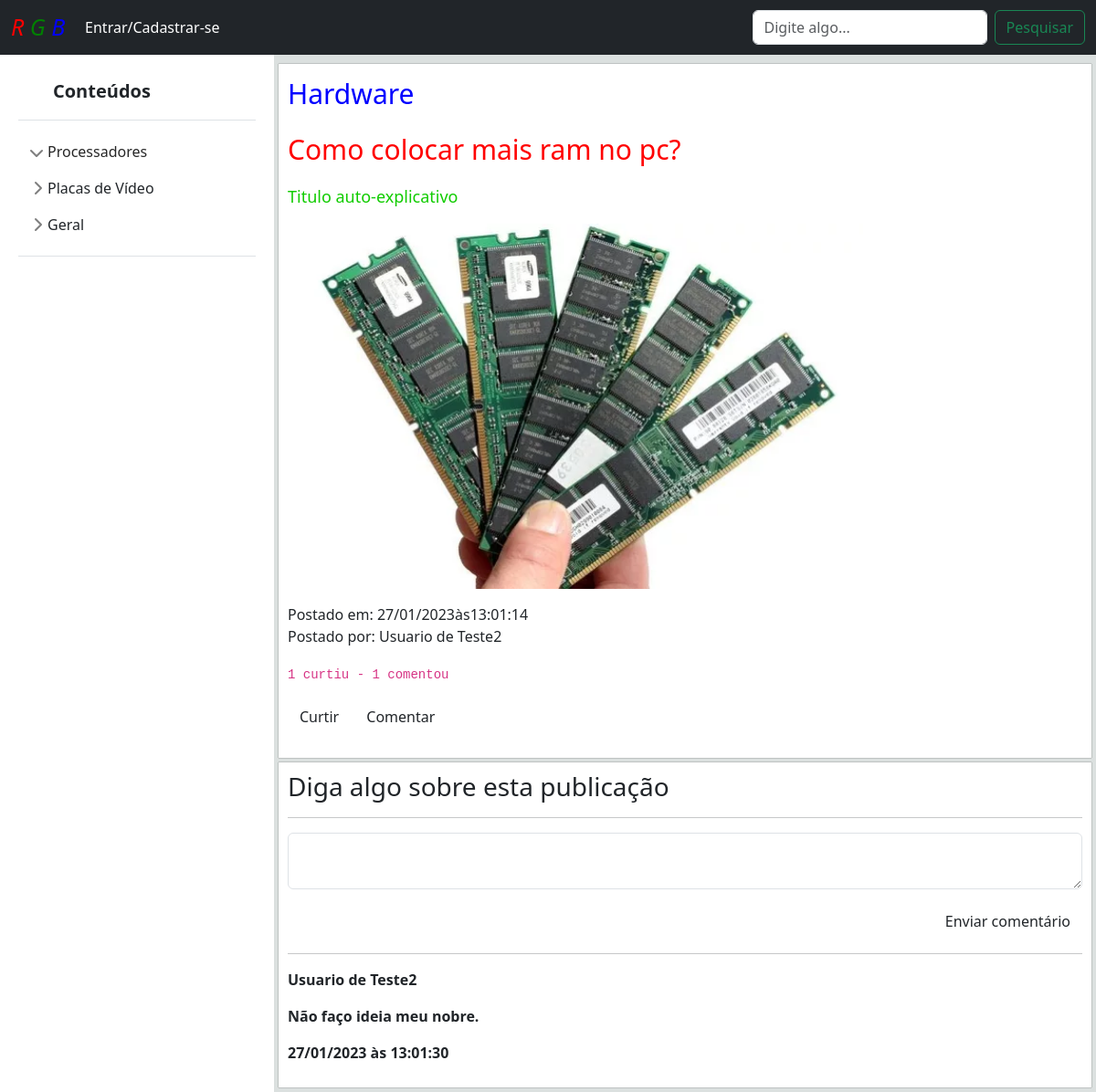
The app's page /?pagina=posts&id=42 with its own data.
### tables this page shows
CREATE TABLE `posts` (
  `id` int(20) NOT NULL,
  `titulo` varchar(200) NOT NULL,
  `descricao` text NOT NULL,
  `imagem` varchar(200) DEFAULT NULL,
  `data` varchar(200) DEFAULT NULL,
  `hora` varchar(200) DEFAULT NULL,
  `postador` varchar(200) DEFAULT NULL,
  `topico` varchar(50) DEFAULT NULL
);

CREATE TABLE `usuarios` (
  `id` int(11) NOT NULL,
  `nome` varchar(140) DEFAULT NULL,
  `email` varchar(140) NOT NULL,
  `senha` varchar(16) NOT NULL
);

CREATE TABLE `comentarios` (
  `id` int(20) NOT NULL,
  `id_post` int(100) NOT NULL,
  `nome` varchar(200) NOT NULL,
  `comentario` varchar(500) NOT NULL,
  `data` varchar(200) NOT NULL,
  `hora` varchar(200) NOT NULL
);

### paginas/posts.php (the view, shortened to what this page needs)
<div class="well well-sm">
<?php
include_once 'conexao.php';
 $idPost = $_GET['id'];
 $seleciona = mysqli_query($mysqli, "SELECT * FROM posts WHERE id = '$idPost'");
 $conta = mysqli_num_rows($seleciona);
 if($conta <= 0){
    echo"Post não encontrado";
 }else{
    while($row = mysqli_fetch_array($seleciona)){
        $id = $row['id'];
        $titulo = $row['titulo'];
        $descricao = $row['descricao'];
        $imagem = $row['imagem'];
        $data = $row['data'];
        $hora = $row['hora'];
        $postador = $row['postador'];
        $topico = $row['topico'];
        $sql = "SELECT * FROM usuarios WHERE nome = '$postador'";
        $query = mysqli_query($mysqli, $sql);
        $linha = mysqli_fetch_assoc($query);
        $selecionaCurtidas = mysqli_query($mysqli, "SELECT * FROM curtidas WHERE id_post = '$id'");
                $contaCurtidas = mysqli_num_rows($selecionaCurtidas);
                if($contaCurtidas == 1){
                    $contaCurtidas = $contaCurtidas." curtiu";
                }else if($contaCurtidas > 1){
                    $contaCurtidas = $contaCurtidas." curtiram";
                }
                $selecionaComentarios = mysqli_query($mysqli, "SELECT * FROM comentarios WHERE id_post = '$id'");
                $contaComentarios = mysqli_num_rows($selecionaComentarios);
                if($contaComentarios == 1){
                    $contaComentarios = $contaComentarios." comentou";
                }else if($contaComentarios > 1){
                    $contaComentarios = $contaComentarios." comentaram";
                }
?>
    <div id="panel" aling="left">
                <p><a href="?pagina=posts&id=<?php echo $id;?>" class="topico"><?php echo $topico;?></a></p>
                <p><a href="?pagina=posts&id=<?php echo $id;?>" class="titulo"><?php echo $titulo;?></a></p>
                <?php if($descricao != null){ ?><p class="descricao"><?php echo $descricao;?></p>
                    <?php } ?>
                <?php if($imagem != null){ ?><p><img src="<?php echo $imagem;?>" class="foto"/></p><?php } ?>
                <p><span class="glyphicon glyphicon-time" aria-hidden="true"></span> Postado em: <?php echo $data. "às".$hora;?></br>
                <span class="glyphicon glyphicon-user" aria-hidden="true"></span> Postado por: <?php echo $linha['nome']; ?></p>
                <p><code><span class="glyphicon glyphicon-thumbs-up" aria-hidden="true"></span> <?php echo $contaCurtidas;?> -
                <span class="glyphicon glyphicon-comment" aria-hidden="true"></span><?php echo $contaComentarios;?></code></p>
                <p><a href="?pagina=curtir&id=<?php echo $id;?>" class="btn btn-default">
                <span class="glyphicon glyphicon-thumbs-up"></span> Curtir</a>
                <a href="?pagina=post&id=<?php echo $id;?>" class="btn btn-default">
                <span class="glyphicon glyphicon-comment"></span> Comentar</a>
                </p>
            </div>
<?php }}?>
                </div>
<div id="panel" align="left">
    <h3>Diga algo sobre esta publicação</h3>
    <hr/>
    <form action="" method="POST" enctype="multipart/form-data">
        <p><textarea name="comentario" id="comentario" placeholder="Digite seu comentário" class="form form-control">
        </textarea></p>
        <p align="right"><input type="submit" value="Enviar comentário" class="btn btn-sucess"></p>
    </form>
    <hr>
    <?php
        $seleciona = mysqli_query($mysqli, "SELECT * FROM comentarios WHERE id_post = '$idPost' ORDER BY id DESC");
        $conta = mysqli_num_rows($seleciona);
        if($conta <= 0) {
            echo "Este post não possui comentários";
        } else {
            while
                ($row = mysqli_fetch_array($seleciona)) {
                    $nome = $row['nome'];
                    $comentario = $row['comentario'];
                    $data = $row['data'];
                    $hora = $row['hora'];
    ?>
        <div id="comentarios" class="well well-sm">
            <p><b><?php echo $nome;?></br></p>
            <p class="list-group-item"><?php echo $comentario;?></p>
            <p class="list-group-item"><span class="glyphicon-search" aria-hidden="true"></span>
            <?php echo $data. " às " . $hora;?></p>
        </div>
    <?php }
    } ?>
</div>

### css/style.css (style rules this page uses)
body { min-height: 100vh; min-height: -webkit-fill-available; }
html { height: -webkit-fill-available; }
* { margin: 0px; padding: 0px; }
#panel { margin-top: 5px; background-color: white; width: 100%; height: auto; padding: 10px; box-shadow: #333 0px 0px 1px; border-radius: 0px; }
.topico { font-size: 30px; color: blue; text-decoration: none; }
.titulo { font-size: 30px; color: red; text-decoration: none; }
.descricao { font-size: 18px; color: rgb(17, 204, 0); }
.foto { width: 630px; height: 400px; }
.pdf { background-color: rgb(219, 224, 223); }

### records on screen
posts: topico "Hardware", titulo "Como colocar mais ram no pc?", descricao "Titulo auto-explicativo", imagem (picture), data "27/01/2023", hora "13:01:14", usuarios.nome "Usuario de Teste2", contaCurtidas "1 curtiu", contaComentarios "1 comentou"
comentarios: nome "Usuario de Teste2", comentario "Não faço ideia meu nobre.", data "27/01/2023", hora "13:01:30"
